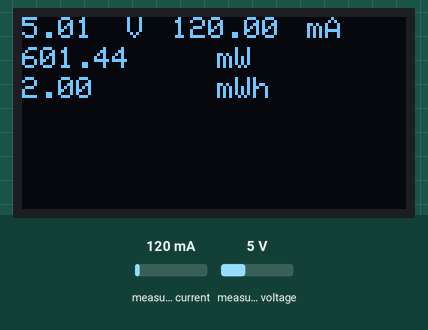
This sketch was run on a simulated Arduino Uno, built with avr-gcc and run on an emulated ATmega328P. Parts: 128×64 one-colour display. The test bench sets the inputs (shaded band); at power-on: measured current 120 mA, measured voltage 5 V.

Above: at 1.28 s.
1.3 s: measured current set to 40 mA
At 1.38 s:
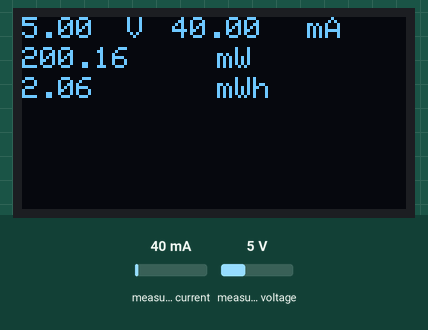
3.1 s: measured voltage set to 0.3 V
At 3.48 s:
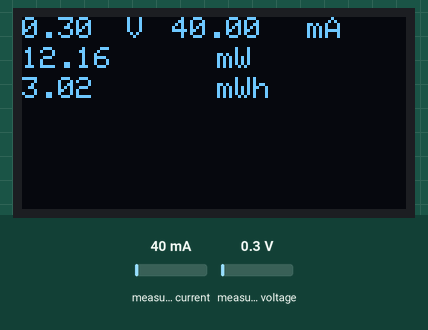
4.6 s: measured current set to 500 mA
At 4.68 s:
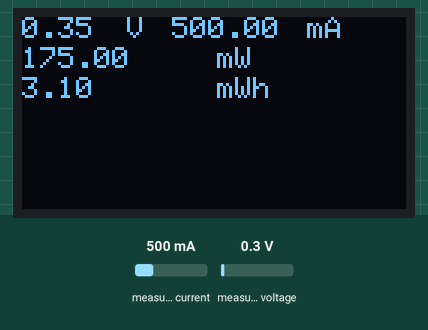
6.1 s: measured voltage set to 3.8 V
At 6.18 s:
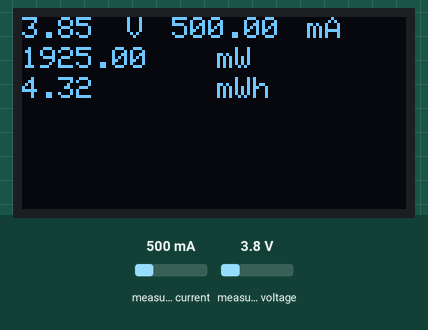

The sketch:

MiniAmp.ino
```cpp
//Libraries and Macros=>
#include <Wire.h>
#include <Adafruit_SSD1306.h>
#include <Adafruit_INA219.h>
#define OLED_RESET 4
//-----------------------------------------------------
//Objects=>
Adafruit_SSD1306 display(OLED_RESET);
Adafruit_INA219 ina219;
//-----------------------------------------------------
//Global Variables=>
unsigned long previousMillis = 0;
unsigned long interval = 100;
float shuntvoltage = 0;
float busvoltage = 0;
float current_mA = 0;
float loadvoltage = 0;
float energy = 0;
//-----------------------------------------------------
//System-Setup=>
void setup() {
  display.begin(SSD1306_SWITCHCAPVCC, 0x3D);
  ina219.begin();
}
//------------------------------------------------------
//Processing-Loop=>
void loop() {
  unsigned long currentMillis = millis();
  if (currentMillis - previousMillis >= interval)
  {
    previousMillis = currentMillis;
    ina219values();
    displaydata();
  }
}
//-------------------------------------------------------
//Function for Display-Data
void displaydata() {
  display.clearDisplay();
  display.setTextColor(WHITE);
  display.setTextSize(1);
  display.setCursor(0, 0);
  display.println(loadvoltage);
  display.setCursor(35, 0);
  display.println("V");
  display.setCursor(50, 0);
  display.println(current_mA);
  display.setCursor(95, 0);
  display.println("mA");
  display.setCursor(0, 10);
  display.println(loadvoltage * current_mA);
  display.setCursor(65, 10);
  display.println("mW");
  display.setCursor(0, 20);
  display.println(energy);
  display.setCursor(65, 20);
  display.println("mWh");
  display.display();
}
//---------------------------------------------------------
//Function for Getting Values from INA219 Sensor
void ina219values() {
  shuntvoltage = ina219.getShuntVoltage_mV();
  busvoltage = ina219.getBusVoltage_V();
  current_mA = ina219.getCurrent_mA();
  loadvoltage = busvoltage + (shuntvoltage / 1000);
  energy = energy + loadvoltage * current_mA / 3600;
}
//---------------------------------------------------------
```
